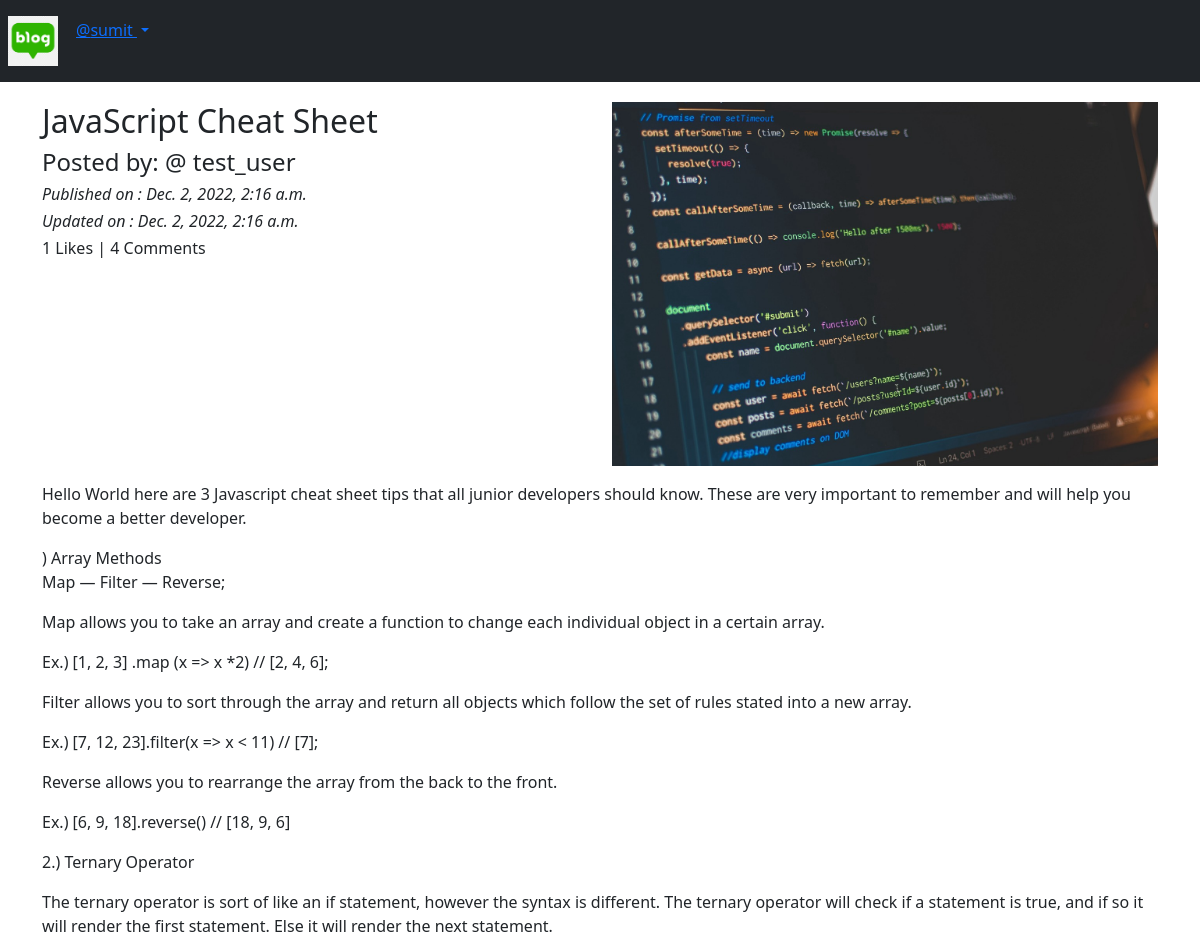
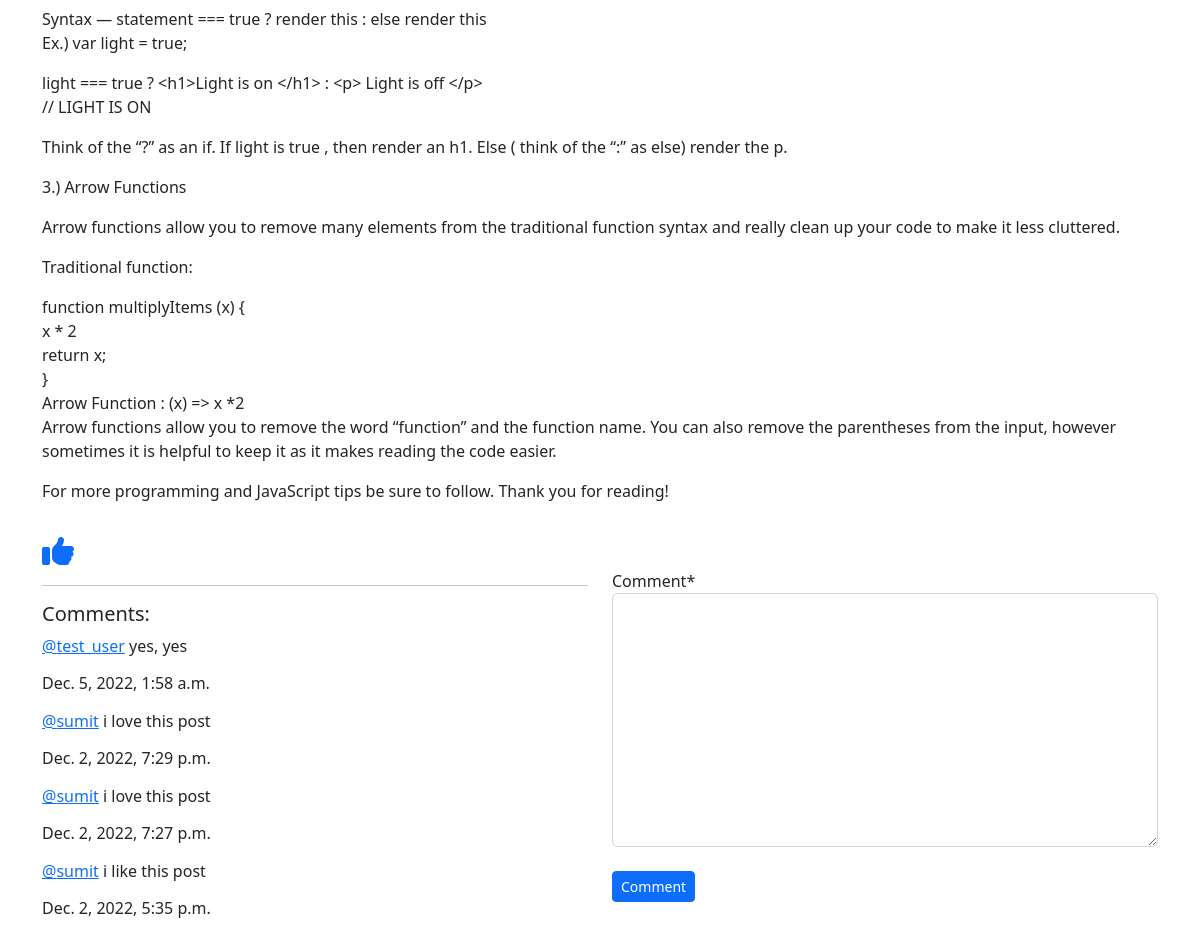
Page /blog/details/JavaScript-Cheat-Sheet-05d55c4d-97b1-4f4f-8ef2-d43dc70e53bb (signed in) on the committed database (2 pictures, top to bottom).
### App_Blog/models.py (models this page shows, shortened)
class Blog(models.Model):
    author = models.ForeignKey(User, on_delete=models.CASCADE, related_name='post_author')
    blog_title = models.CharField(max_length=264, verbose_name="Put a Title")
    slug = models.SlugField(max_length=264, unique=True)
    blog_content = models.TextField(verbose_name="what is on your mind?")
    blog_image = models.ImageField(upload_to='blog_image', verbose_name="Image")
    publish_date = models.DateTimeField(auto_now_add=True)
    update_date = models.DateTimeField(auto_now=True)
    class Meta:
        ordering = ('-publish_date',)

class Comment(models.Model):
    blog = models.ForeignKey(Blog, on_delete=models.CASCADE, related_name='blog_comment')
    user = models.ForeignKey(User, on_delete=models.CASCADE, related_name='user_comment')
    comment = models.TextField()
    comment_date = models.DateTimeField(auto_now_add=True)
    class Meta:
        ordering = ('-comment_date',)

### App_Blog/views.py (the view, shortened to what this page needs)
# urls.py: path('details/<slug:slug>', views.blog_details, name='blog_details'),
@login_required
def blog_details(request, slug):
    blog = Blog.objects.get(slug=slug)
    comment_form = CommentForm()
    already_liked = Likes.objects.filter(blog=blog, user=request.user)
    liked = True if already_liked else False
    return render(request, 'App_Blog/blog_details.html', context={'blog':blog,
    'comment_form':comment_form, 'liked': liked})

### App_Blog/forms.py
class CommentForm(forms.ModelForm):
    class Meta:
        model = Comment
        fields = ('comment',)

### templates/App_Blog/blog_details.html (shortened to what this page needs)
{% extends 'base.html' %}
{% load static %}
{% load crispy_forms_tags %}
{% block body_block %}
<div class="row">
	<div class="col-sm-6">
		<h2>{{blog.blog_title}}</h2>
		<h4>Posted by: @ {{blog.author}}</h4>
		<i><h6>Published on : {{blog.publish_date}}</h6></i>
		<i><h6>Updated on : {{blog.update_date}}</h6></i>
		<h6>{{blog.liked_blog.count}} Likes | {{blog.blog_comment.count}} Comments </h6>
	</div>
	<div class="col-sm-6">
		<img src="/media/{{blog.blog_image}}" width="100%">
	</div>
	<p>{{blog.blog_content|linebreaks}}</p>
</div>
{% if not liked %}
<a href="{% url 'App_Blog:liked_post' pk=blog.pk %}">
	<i class="fas fa-thumbs-up fa-2x"></i>
</a>
{% else %}
<a href="{% url 'App_Blog:unliked_post' pk=blog.pk %}">
	<i class="fas fa-thumbs-down fa-2x"></i>
</a>
{% endif %}
<div class="row">
	<div class="col-sm-6">
		<hr>
		<h5>Comments:</h5>
		{% for comment in blog.blog_comment.all %}
		<p><a href="#">@{{comment.user}}</a> {{comment.comment}} <br> <h6>{{comment.comment_date}}</h6></p>
		{% endfor %}
	</div>
	<div class="col-sm-6">
		<form method="POST">
			{{comment_form|crispy}}
			<br>
			<button type="submit" class="btn btn-primary btn-sm"> Comment </button>
		</form>
	</div>
</div>
<br>
<br>
{% endblock body_block %}

### templates/base.html (shortened to what this page needs)
<!doctype html>
<html lang="en">
<head>
  <link href="https://cdn.jsdelivr.net/npm/bootstrap@5.2.3/dist/css/bootstrap.min.css" rel="stylesheet"
>
</head>
<body>
  <nav class="navbar navbar-expand-sm bg-dark navbar-dark">
    <ul class="navbar-nav">
      <li class="nav-item-active">
        <a class="nav-link" href="{% url 'index' %}"><img src="/media/logo.png" alt="" width="50px"></a>
      </li>
      {% if user.is_authenticated %}
      <div class="dropdown" style="padding:10px">
        <a class="dropdown-toggle" href="#" id="navbardrop" data-bs-toggle="dropdown">
          @{{user.username}}
        </a>
      </div>
      {% endif %}
    </ul>
  </nav>
  <div class="container" style="padding-top:20px">
    {% block body_block %}
    {% endblock %}
  </div>
</body>
</html>

### rows in the picture
Blog: blog_title "JavaScript Cheat Sheet", author "test_user", publish_date "Dec. 2, 2022, 2:16 a.m.", update_date "Dec. 2, 2022, 2:16 a.m.", liked_blog.count "1", blog_comment.count "4", blog_image (picture), blog_content "Hello World here are 3 Javascript cheat sheet tips that all junior developers should know. These are very important to remember and will help you become a better developer. ) Array Methods Map — Filter — Reverse; Map allows you to take an array and create a function to change each individual object in a certain array. Ex.) [1, 2, 3] .map (x => x *2) // [2, 4, 6]; Filter allows you to sort through the array and return all objects which follow the set of rules stated into a new array. Ex.) [7, 12, 23].filter(x => x < 11) // [7]; Reverse allows you to rearrange the array from the back to the front. Ex.) [6, 9, 18].reverse() // [18, 9, 6] 2.) Ternary Operator The ternary operator is sort of…"
Comment: user "test_user", comment "yes, yes", comment_date "Dec. 5, 2022, 1:58 a.m."
Comment: user "sumit", comment "i love this post", comment_date "Dec. 2, 2022, 7:29 p.m."
Comment: user "sumit", comment "i love this post", comment_date "Dec. 2, 2022, 7:27 p.m."
Comment: user "sumit", comment "i like this post", comment_date "Dec. 2, 2022, 5:35 p.m."

### other values in the picture
{{ user.username }} "sumit"
